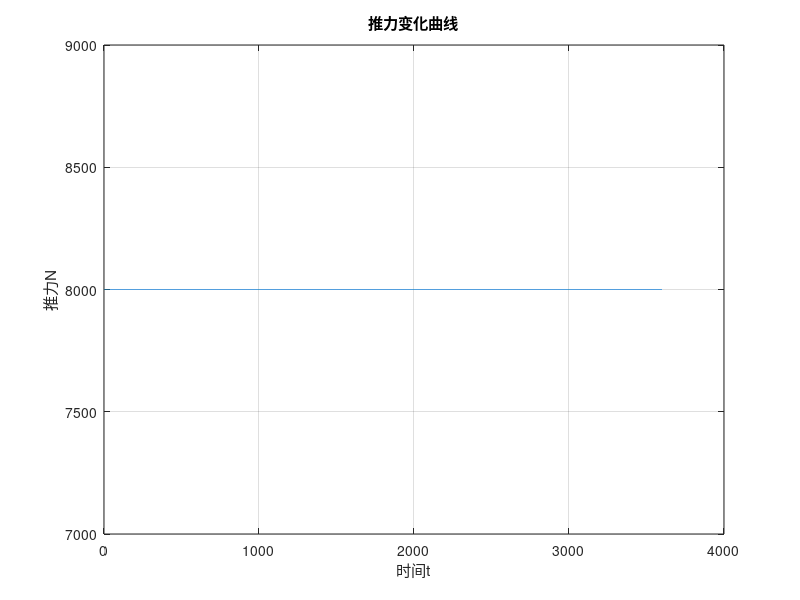
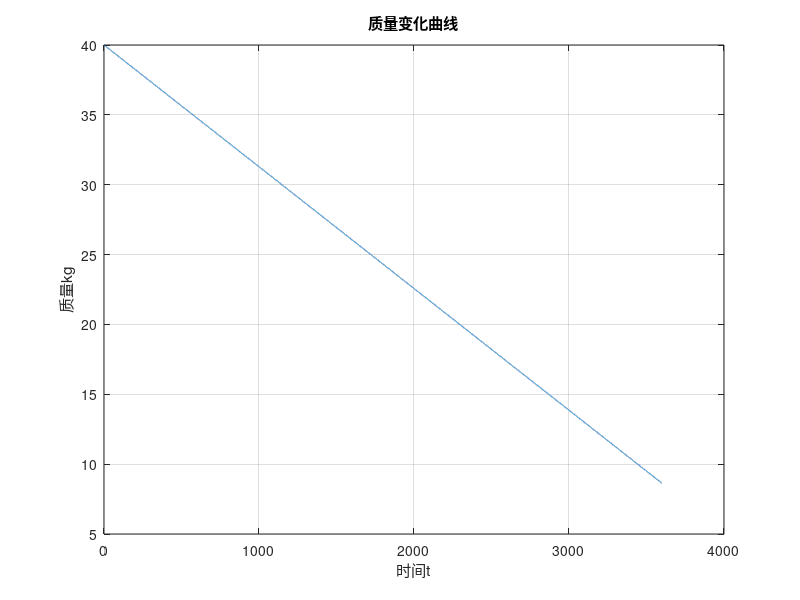

Here is the MATLAB script that generated these plots, in order:
clear
clc
close all

dt1u=0.01;
T1=59;
dt1d=0.01;
T2=180;
dt2d=0.01;

t1 = dt1u;
t2=dt1u+T1;
t3=dt1u+T1+dt1d;
t4=dt1u+T1+dt1d+T2;
t5=dt1u+T1+dt1d+T2+dt2d;
F1= 8 * 1000;
F2= 8 * 1000;
F3= 8 * 1000;
Isp = 93680.0
m=40;
for i=1:1:36000
    t=i*0.1;
    T(i)=t;
    FF=0;
    if t<t1
        FF = F1/dt1u*t;
    elseif t<t2
        FF = F1;
    elseif t<t3
       FF = (F2-F1)/dt1d*(t-t2)+F1;
    elseif t<t4
       FF = F2;
    elseif t<t5
       FF = -F2/dt2d*(t-t5);
    else
       FF = F3;
    end
    F(i)=FF;
    
    dm = FF/Isp/9.8;
    m=m-dm*0.1;
    M(i)=m;
    
end
figure(1)
plot(T,F)
grid on
title("推力变化曲线")
xlabel("时间t")
ylabel("推力N")
figure(2)
plot(T,M)
grid on
title("质量变化曲线")
xlabel("时间t")
ylabel("质量kg")
